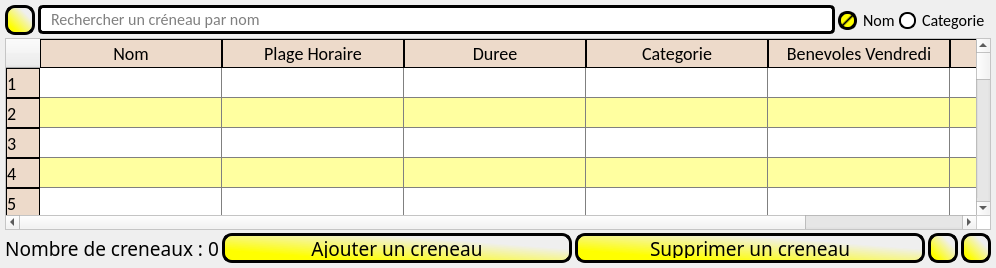
      <widget class="QWidget" name="Creneaux">
       <attribute name="title">
        <string>Creneaux</string>
       </attribute>
       <layout class="QGridLayout" name="gridLayout_3">
        <property name="leftMargin">
         <number>5</number>
        </property>
        <property name="topMargin">
         <number>5</number>
        </property>
        <property name="rightMargin">
         <number>5</number>
        </property>
        <property name="bottomMargin">
         <number>5</number>
        </property>
        <property name="spacing">
         <number>3</number>
        </property>
        <item row="2" column="0">
         <widget class="QTableWidget" name="tabCreneaux">
          <property name="font">
           <font>
            <family>Calibri</family>
            <pointsize>11</pointsize>
           </font>
          </property>
          <property name="styleSheet">
           <string notr="true">QHeaderView::section {
	 border : 1px  solid black;
     padding: 0px;
	 font: medium &quot;Cooper Black&quot;;
	 font-size: 18px;
	 background : rgba(221, 103, 0,40);
}

QTableWidget{
background-color: white; alternate-background-color: rgb(255, 255, 160);
selection-background-color: qlineargradient(x1: 0, y1: 0, x2: 0, y2: 1,stop: 0 green, stop: 0.5 yellow , stop: 1 red); 
selection-color : black;
gridline-color : Gray}

</string>
          </property>
          <property name="alternatingRowColors">
           <bool>true</bool>
          </property>
          <property name="selectionMode">
           <enum>QAbstractItemView::SingleSelection</enum>
          </property>
          <property name="sortingEnabled">
           <bool>false</bool>
          </property>
          <property name="rowCount">
           <number>200</number>
          </property>
          <property name="columnCount">
           <number>6</number>
          </property>
          <attribute name="horizontalHeaderDefaultSectionSize">
           <number>182</number>
          </attribute>
          <attribute name="horizontalHeaderStretchLastSection">
           <bool>false</bool>
          </attribute>
          <attribute name="verticalHeaderCascadingSectionResizes">
           <bool>false</bool>
          </attribute>
          <row/>
          <row/>
          <row/>
          <row/>
          <row/>
          <row/>
          <row/>
          <row/>
          <row/>
          <row/>
          <row/>
          <row/>
          <row/>
          <row/>
          <row/>
          <row/>
          <row/>
          <row/>
          <row/>
          <row/>
          <row/>
          <row/>
          <row/>
          <row/>
          <row/>
          <row/>
          <row/>
          <row/>
          <row/>
          <row/>
          <row/>
          <row/>
          <row/>
          <row/>
          <row/>
          <row/>
          <row/>
          <row/>
          <row/>
          <row/>
          <row/>
          <row/>
          <row/>
          <row/>
          <row/>
          <row/>
          <row/>
          <row/>
          <row/>
          <row/>
          <row/>
          <row/>
          <row/>
          <row/>
          <row/>
          <row/>
          <row/>
          <row/>
          <row/>
          <row/>
          <row/>
          <row/>
          <row/>
          <row/>
          <row/>
          <row/>
          <row/>
          <row/>
          <row/>
          <row/>
          <row/>
          <row/>
          <row/>
          <row/>
          <row/>
          <row/>
          <row/>
          <row/>
          <row/>
          <row/>
          <row/>
          <row/>
          <row/>
          <row/>
          <row/>
          <row/>
          <row/>
          <row/>
          <row/>
          <row/>
          <row/>
          <row/>
          <row/>
          <row/>
          <row/>
          <row/>
          <row/>
          <row/>
          <row/>
          <row/>
          <row/>
          <row/>
          <row/>
          <row/>
          <row/>
          <row/>
          <row/>
          <row/>
          <row/>
          <row/>
          <row/>
          <row/>
          <row/>
          <row/>
          <row/>
          <row/>
          <row/>
          <row/>
          <row/>
          <row/>
          <row/>
          <row/>
          <row/>
          <row/>
          <row/>
          <row/>
          <row/>
          <row/>
          <row/>
          <row/>
          <row/>
          <row/>
          <row/>
          <row/>
          <row/>
          <row/>
          <row/>
          <row/>
          <row/>
          <row/>
          <row/>
          <row/>
          <row/>
          <row/>
          <row/>
          <row/>
          <row/>
          <row/>
          <row/>
          <row/>
          <row/>
          <row/>
          <row/>
          <row/>
          <row/>
          <row/>
          <row/>
          <row/>
          <row/>
          <row/>
          <row/>
          <row/>
          <row/>
          <row/>
          <row/>
          <row/>
          <row/>
          <row/>
          <row/>
          <row/>
          <row/>
          <row/>
          <row/>
          <row/>
          <row/>
          <row/>
          <row/>
          <row/>
          <row/>
          <row/>
          <row/>
          <row/>
          <row/>
          <row/>
          <row/>
          <row/>
          <row/>
          <row/>
          <row/>
          <row/>
          <row/>
          <row/>
          <row/>
          <row/>
          <row/>
          <row/>
          <row/>
          <row/>
          <row/>
          <row/>
          <column>
           <property name="text">
            <string>Nom</string>
           </property>
          </column>
          <column>
           <property name="text">
            <string>Plage Horaire</string>
           </property>
          </column>
          <column>
           <property name="text">
            <string>Duree</string>
           </property>
          </column>
          <column>
           <property name="text">
            <string>Categorie</string>
           </property>
          </column>
          <column>
           <property name="text">
            <string>Benevoles Vendredi</string>
           </property>
          </column>
          <column>
           <property name="text">
            <string>Benevoles Samedi</string>
           </property>
          </column>
         </widget>
        </item>
        <item row="3" column="0">
         <layout class="QHBoxLayout" name="horizontalLayout">
          <item>
           <widget class="QLabel" name="nbCreneaux">
            <property name="font">
             <font>
              <family>Cooper Black</family>
              <pointsize>14</pointsize>
             </font>
            </property>
            <property name="text">
             <string>Nombre de creneaux : 0</string>
            </property>
            <property name="alignment">
             <set>Qt::AlignCenter</set>
            </property>
           </widget>
          </item>
          <item>
           <widget class="QPushButton" name="ajoutCreneau2">
            <property name="minimumSize">
             <size>
              <width>350</width>
              <height>30</height>
             </size>
            </property>
            <property name="maximumSize">
             <size>
              <width>500</width>
              <height>50</height>
             </size>
            </property>
            <property name="font">
             <font>
              <family>Cooper Black</family>
              <pointsize>14</pointsize>
             </font>
            </property>
            <property name="styleSheet">
             <string notr="true">QPushButton{   
	 background-color: qlineargradient(spread:pad, x1:0.738227, y1:0.278, x2:0, y2:1, stop:0 rgba(255, 255, 255, 0), stop:0.710227 rgba(255, 255, 0, 255));   
	 border-style: outset;    
	 border: 3px solid black;
     border-radius: 10px;       
    padding: 2px;}

QPushButton::hover{   background-color: yellow;    border-style: inset;  border-color: darkGreen }
QPushButton::pressed {    background-color: yellow;    border-style: inset; border-color:beige }</string>
            </property>
            <property name="text">
             <string>Ajouter un creneau</string>
            </property>
           </widget>
          </item>
          <item>
           <widget class="QPushButton" name="supCreneau">
            <property name="minimumSize">
             <size>
              <width>350</width>
              <height>30</height>
             </size>
            </property>
            <property name="maximumSize">
             <size>
              <width>500</width>
              <height>50</height>
             </size>
            </property>
            <property name="font">
             <font>
              <family>Cooper Black</family>
              <pointsize>14</pointsize>
             </font>
            </property>
            <property name="styleSheet">
             <string notr="true">QPushButton{   
	 background-color: qlineargradient(spread:pad, x1:0.738227, y1:0.278, x2:0, y2:1, stop:0 rgba(255, 255, 255, 0), stop:0.710227 rgba(255, 255, 0, 255));   
	 border-style: outset;    
	 border: 3px solid black;
     border-radius: 10px;       
    padding: 2px;}

QPushButton::hover{   background-color: yellow;    border-style: inset;  border-color: darkGreen }
QPushButton::pressed {    background-color: yellow;    border-style: inset; border-color:beige }</string>
            </property>
            <property name="text">
             <string>Supprimer un creneau</string>
            </property>
           </widget>
          </item>
          <item>
           <widget class="QPushButton" name="scrollAtBottomC">
            <property name="minimumSize">
             <size>
              <width>30</width>
              <height>30</height>
             </size>
            </property>
            <property name="maximumSize">
             <size>
              <width>30</width>
              <height>30</height>
             </size>
            </property>
            <property name="styleSheet">
             <string notr="true">QPushButton{   
	 background-color: qlineargradient(spread:pad, x1:0.738227, y1:0.278, x2:0, y2:1, stop:0 rgba(255, 255, 255, 0), stop:0.710227 rgba(255, 255, 0, 255));   
	 border-style: outset;    
	 border: 3px solid black;
     border-radius: 10px;       
    padding: 6px;}

QPushButton::hover{   background-color: yellow;    border-style: inset;  border-color: darkGreen }
QPushButton::pressed {    background-color: yellow;    border-style: inset; border-color:beige }</string>
            </property>
            <property name="text">
             <string/>
            </property>
           </widget>
          </item>
          <item>
           <widget class="QPushButton" name="scrollAtTopC">
            <property name="minimumSize">
             <size>
              <width>30</width>
              <height>30</height>
             </size>
            </property>
            <property name="maximumSize">
             <size>
              <width>30</width>
              <height>30</height>
             </size>
            </property>
            <property name="styleSheet">
             <string notr="true">QPushButton{   
	 background-color: qlineargradient(spread:pad, x1:0.738227, y1:0.278, x2:0, y2:1, stop:0 rgba(255, 255, 255, 0), stop:0.710227 rgba(255, 255, 0, 255));   
	 border-style: outset;    
	 border: 3px solid black;
     border-radius: 10px;       
    padding: 6px;}

QPushButton::hover{   background-color: yellow;    border-style: inset;  border-color: darkGreen }
QPushButton::pressed {    background-color: yellow;    border-style: inset; border-color:beige }</string>
            </property>
            <property name="text">
             <string/>
            </property>
           </widget>
          </item>
         </layout>
        </item>
        <item row="0" column="0">
         <layout class="QHBoxLayout" name="horizontalLayout_10">
          <property name="topMargin">
           <number>0</number>
          </property>
          <property name="rightMargin">
           <number>5</number>
          </property>
          <item>
           <widget class="QPushButton" name="supRechercheCre">
            <property name="minimumSize">
             <size>
              <width>30</width>
              <height>30</height>
             </size>
            </property>
            <property name="maximumSize">
             <size>
              <width>30</width>
              <height>30</height>
             </size>
            </property>
            <property name="styleSheet">
             <string notr="true">QPushButton{   
	 background-color: qlineargradient(spread:pad, x1:0.738227, y1:0.278, x2:0, y2:1, stop:0 rgba(255, 255, 255, 0), stop:0.710227 rgba(255, 255, 0, 255));   
	 border-style: outset;    
	 border: 3px solid black;
     border-radius: 10px;       
    padding: 6px;}

QPushButton::hover{   background-color: yellow;    border-style: inset;  border-color: darkGreen }
QPushButton::pressed {    background-color: yellow;    border-style: inset; border-color:beige }</string>
            </property>
            <property name="text">
             <string/>
            </property>
           </widget>
          </item>
          <item>
           <widget class="QLineEdit" name="rechercheCreneaux">
            <property name="font">
             <font>
              <family>Calibri</family>
              <pointsize>12</pointsize>
             </font>
            </property>
            <property name="styleSheet">
             <string notr="true">QLineEdit {
     border: 3px solid black;
     border-radius: 5px;
     padding: 0 8px;
     selection-background-color: black ;
 }
QLineEdit::hover {
     border: 3px solid  qlineargradient(spread:pad, x1:0, y1:0, x2:0.0511364, y2:0.034, stop:0 rgba(255, 255, 255, 255), stop:0.965909 rgba(0, 156, 0, 167));
     border-radius: 5px;
     padding: 0 8px;
     selection-background-color: black ;
 }

QLineEdit::focus {
     border: 3px solid  qlineargradient(spread:pad, x1:0, y1:0, x2:0.0511364, y2:0.034, stop:0 rgba(255, 255, 255, 255), stop:0.965909 rgba(0, 156, 0, 167));
     border-radius: 5px;
     padding: 0 8px;
     selection-background-color: black ;
 }</string>
            </property>
            <property name="placeholderText">
             <string>Rechercher un créneau par nom</string>
            </property>
           </widget>
          </item>
          <item>
           <widget class="QRadioButton" name="radioCreFiltreNom">
            <property name="font">
             <font>
              <family>Calibri</family>
              <pointsize>12</pointsize>
             </font>
            </property>
            <property name="styleSheet">
             <string notr="true">QRadioButton::indicator {
    width: 13px;
    height: 13px;
}

QRadioButton::indicator::checked{
	background-color : qlineargradient(spread:reflect, x1:0.1, y1:0.1, x2:0.5, y2:0.5, stop:0.801136 rgba(255, 255, 0, 255), stop:1 rgba(0, 0, 0, 255));
	border-radius : 9px;
	border : 3px solid black;	
}

QRadioButton::indicator::unchecked{
	background-color : white;
	border-radius : 8px;
	border : 2px solid black;	
}

QRadioButton::indicator::unchecked::hover{
	background-color :yellow;
	border-radius : 8px;
	border : 2px solid black;	
}

QRadioButton::indicator:unchecked:pressed{
	background-color : yellow;
	border-radius : 9px;
	border : 3px solid black;	
}
</string>
            </property>
            <property name="text">
             <string>Nom</string>
            </property>
            <property name="checked">
             <bool>true</bool>
            </property>
           </widget>
          </item>
          <item>
           <widget class="QRadioButton" name="radioCreFiltreCat">
            <property name="font">
             <font>
              <family>Calibri</family>
              <pointsize>12</pointsize>
             </font>
            </property>
            <property name="styleSheet">
             <string notr="true">QRadioButton::indicator {
    width: 13px;
    height: 13px;
}

QRadioButton::indicator::checked{
	background-color : qlineargradient(spread:reflect, x1:0.1, y1:0.1, x2:0.5, y2:0.5, stop:0.801136 rgba(255, 255, 0, 255), stop:1 rgba(0, 0, 0, 255));
	border-radius : 9px;
	border : 3px solid black;	
}

QRadioButton::indicator::unchecked{
	background-color : white;
	border-radius : 8px;
	border : 2px solid black;	
}

QRadioButton::indicator::unchecked::hover{
	background-color :yellow;
	border-radius : 8px;
	border : 2px solid black;	
}

QRadioButton::indicator:unchecked:pressed{
	background-color : yellow;
	border-radius : 9px;
	border : 3px solid black;	
}
</string>
            </property>
            <property name="text">
             <string>Categorie</string>
            </property>
           </widget>
          </item>
         </layout>
        </item>
       </layout>
      </widget>
